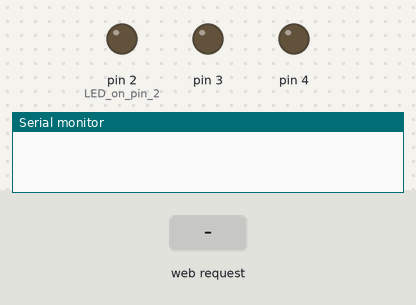
A sketch run on a simulated Arduino Uno, built with avr-gcc and run on an emulated ATmega328P. Shown: output pins drawn as LEDs (lit = HIGH), the last lines printed to the serial monitor. The test bench sets the inputs (shaded band). WiFi joins after 1.5 s; servers stay silent unless stated.

Above: at 1.2 s.
1.3 s: HTTP request GET /?LED2=2 received
At 1.6 s:
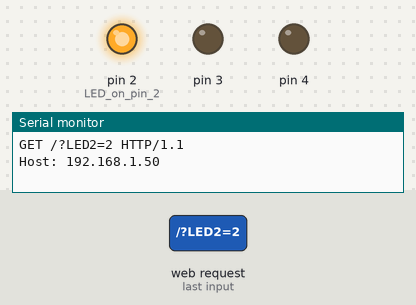
2.8 s: HTTP request GET /?LED3=3 received
At 3.9 s:
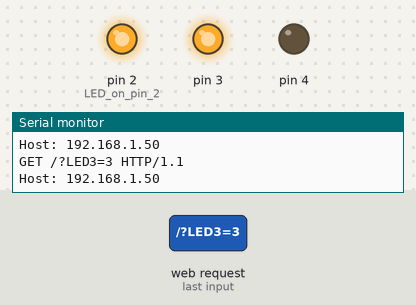
4.3 s: HTTP request GET /?LED4=4 received
At 5.1 s:
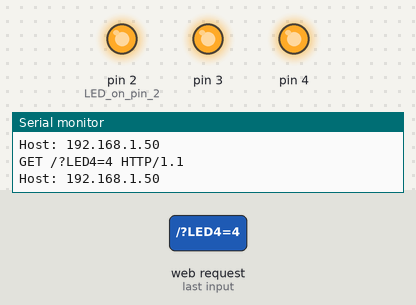
5.8 s: HTTP request GET /?LED2=2 received
At 6.2 s:
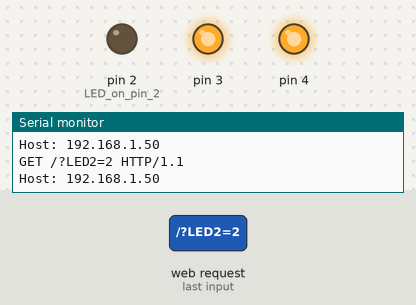
7.3 s: HTTP request GET /?LED3=3 received
At 8.6 s:
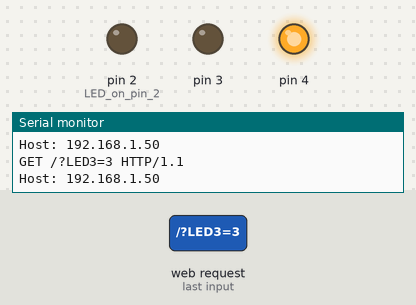
Timing chart, 0 to 9.8 s (numbered marks = the images above; inputs shaded):
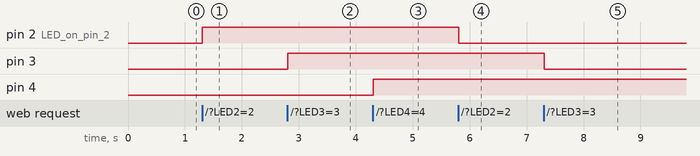

The sketch:

Webserv_LED_Test_2.ino
```cpp
#include <SPI.h>
#include <Ethernet.h>

byte mac[] = { 0x90, 0xA2, 0xDA, 0x0E, 0x09, 0xFE };
IPAddress ip(192,168,2,127);
EthernetServer server(80);

String HTTP_req;          // stores the HTTP request
boolean LED2_status = 0;   // state of LED, off by default
boolean LED3_status = 0;
boolean LED4_status = 0;

void setup()
{
    Ethernet.begin(mac, ip);  // initialize Ethernet device
    server.begin();           // start to listen for clients
    Serial.begin(9600);       // for diagnostics
    pinMode(2, OUTPUT);       // LED on pin 2
    pinMode(3, OUTPUT);
    pinMode(4, OUTPUT);
}

void loop()
{
    EthernetClient client = server.available();  // try to get client

    if (client) {  // got client?
        boolean currentLineIsBlank = true;
        while (client.connected()) {
            if (client.available()) {   // client data available to read
                char c = client.read(); // read 1 byte (character) from client
                HTTP_req += c;  // save the HTTP request 1 char at a time
                // last line of client request is blank and ends with \n
                // respond to client only after last line received
                if (c == '\n' && currentLineIsBlank) {
                    // send a standard http response header
                    client.println("HTTP/1.1 200 OK");
                    client.println("Content-Type: text/html");
                    client.println("Connection: close");
                    client.println();
                    // send web page
                    client.println("<!DOCTYPE html>");
                    client.println("<html>");
                    client.println("<head>");
                    client.println("<title>Arduino LED Control</title>");
                    client.println("</head>");
                    client.println("<body>");
                    client.println("<h1>LED</h1>");
                    client.println("<p>Click to switch LED on and off.</p>");
                    client.println("<form method=\"get\">");
                    ProcessCheckbox1(client);
                    client.println("</form>");
                    client.println("<form method=\"get\">");
                    ProcessCheckbox2(client);
                    client.println("</form>");
                    client.println("<form method=\"get\">");
                    ProcessCheckbox3(client);
                    client.println("</form>");
                    client.println("</body>");
                    client.println("</html>");
                    Serial.print(HTTP_req);
                    HTTP_req = "";    // finished with request, empty string
                    break;
                }
                // every line of text received from the client ends with \r\n
                if (c == '\n') {
                    // last character on line of received text
                    // starting new line with next character read
                    currentLineIsBlank = true;
                }
                else if (c != '\r') {
                    // a text character was received from client
                    currentLineIsBlank = false;
                }
            } // end if (client.available())
        } // end while (client.connected())
        delay(1);      // give the web browser time to receive the data
        client.stop(); // close the connection
    } // end if (client)
}

// switch LED and send back HTML for LED checkbox
void ProcessCheckbox1(EthernetClient cl)
{
    if (HTTP_req.indexOf("LED2=2") > -1) {  // see if checkbox was clicked
        // the checkbox was clicked, toggle the LED
        if (LED2_status) {
            LED2_status = 0;
        }
        else {
            LED2_status = 1;
        }
    }

    if (LED2_status) {    // switch LED on
        digitalWrite(2, HIGH);
        // checkbox is checked
        cl.println("<input type=\"checkbox\" name=\"LED2\" value=\"2\" \
        onclick=\"submit();\" checked>LED2");
    }
    else {              // switch LED off
        digitalWrite(2, LOW);
        // checkbox is unchecked
        cl.println("<input type=\"checkbox\" name=\"LED2\" value=\"2\" \
        onclick=\"submit();\">LED2");
    }
}

void ProcessCheckbox2(EthernetClient cl)
{

    if (HTTP_req.indexOf("LED3=3") > -1) {  // see if checkbox was clicked
        // the checkbox was clicked, toggle the LED
        if (LED3_status) {
            LED3_status = 0;
        }
        else {
            LED3_status = 1;
        }
    }

    if (LED3_status) {    // switch LED on
        digitalWrite(3, HIGH);
        // checkbox is checked
        cl.println("<input type=\"checkbox\" name=\"LED3\" value=\"3\" \
        onclick=\"submit();\" checked>LED3");
    }
    else {              // switch LED off
        digitalWrite(3, LOW);
        // checkbox is unchecked
        cl.println("<input type=\"checkbox\" name=\"LED3\" value=\"3\" \
        onclick=\"submit();\">LED3");
    }

}

void ProcessCheckbox3(EthernetClient cl)
{

    if (HTTP_req.indexOf("LED4=4") > -1) {  // see if checkbox was clicked
        // the checkbox was clicked, toggle the LED
        if (LED4_status) {
            LED4_status = 0;
        }
        else {
            LED4_status = 1;
        }
    }

    if (LED4_status) {    // switch LED on
        digitalWrite(4, HIGH);
        // checkbox is checked
        cl.println("<input type=\"checkbox\" name=\"LED4\" value=\"4\" \
        onclick=\"submit();\" checked>LED4");
    }
    else {              // switch LED off
        digitalWrite(4, LOW);
        // checkbox is unchecked
        cl.println("<input type=\"checkbox\" name=\"LED4\" value=\"4\" \
        onclick=\"submit();\">LED4");
    }
}
```

Measured:
- after the input at 1.3 s, pin 2 (LED_on_pin_2): LOW → HIGH at once
- after the input at 2.8 s, pin 3: LOW → HIGH at once
- after the input at 4.3 s, pin 4: LOW → HIGH at once
- after the input at 5.8 s, pin 2 (LED_on_pin_2): HIGH → LOW at once
- after the input at 7.3 s, pin 3: HIGH → LOW at once
